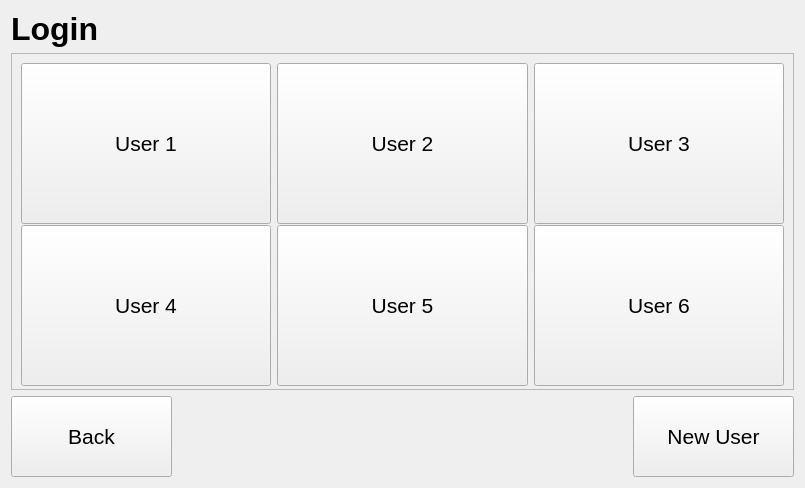
<?xml version="1.0" encoding="UTF-8"?>
<ui version="4.0">
 <class>loginMenu</class>
 <widget class="QWidget" name="loginMenu">
  <property name="geometry">
   <rect>
    <x>0</x>
    <y>0</y>
    <width>805</width>
    <height>488</height>
   </rect>
  </property>
  <property name="windowTitle">
   <string>Form</string>
  </property>
  <layout class="QGridLayout" name="gridLayout">
   <item row="0" column="0">
    <widget class="QLabel" name="lbl_title">
     <property name="font">
      <font>
       <family>Helvetica Neue</family>
       <pointsize>24</pointsize>
       <weight>75</weight>
       <bold>true</bold>
      </font>
     </property>
     <property name="text">
      <string>Login</string>
     </property>
    </widget>
   </item>
   <item row="1" column="0">
    <widget class="QScrollArea" name="scrollArea">
     <property name="minimumSize">
      <size>
       <width>781</width>
       <height>321</height>
      </size>
     </property>
     <property name="widgetResizable">
      <bool>true</bool>
     </property>
     <widget class="QWidget" name="scrollAreaWidgetContents">
      <property name="geometry">
       <rect>
        <x>0</x>
        <y>0</y>
        <width>779</width>
        <height>334</height>
       </rect>
      </property>
      <property name="minimumSize">
       <size>
        <width>779</width>
        <height>319</height>
       </size>
      </property>
      <layout class="QGridLayout" name="gridLayout_3">
       <item row="1" column="1">
        <widget class="QPushButton" name="btn_user5">
         <property name="minimumSize">
          <size>
           <width>250</width>
           <height>161</height>
          </size>
         </property>
         <property name="font">
          <font>
           <family>Helvetica Neue</family>
           <pointsize>16</pointsize>
          </font>
         </property>
         <property name="text">
          <string>User 5</string>
         </property>
        </widget>
       </item>
       <item row="1" column="2">
        <widget class="QPushButton" name="btn_user6">
         <property name="minimumSize">
          <size>
           <width>250</width>
           <height>161</height>
          </size>
         </property>
         <property name="font">
          <font>
           <family>Helvetica Neue</family>
           <pointsize>16</pointsize>
          </font>
         </property>
         <property name="text">
          <string>User 6</string>
         </property>
        </widget>
       </item>
       <item row="0" column="0">
        <widget class="QPushButton" name="btn_user1">
         <property name="minimumSize">
          <size>
           <width>250</width>
           <height>161</height>
          </size>
         </property>
         <property name="font">
          <font>
           <family>Helvetica Neue</family>
           <pointsize>16</pointsize>
          </font>
         </property>
         <property name="text">
          <string>User 1</string>
         </property>
        </widget>
       </item>
       <item row="0" column="1">
        <widget class="QPushButton" name="btn_user2">
         <property name="minimumSize">
          <size>
           <width>250</width>
           <height>161</height>
          </size>
         </property>
         <property name="font">
          <font>
           <family>Helvetica Neue</family>
           <pointsize>16</pointsize>
          </font>
         </property>
         <property name="text">
          <string>User 2</string>
         </property>
        </widget>
       </item>
       <item row="0" column="2">
        <widget class="QPushButton" name="btn_user3">
         <property name="minimumSize">
          <size>
           <width>250</width>
           <height>161</height>
          </size>
         </property>
         <property name="font">
          <font>
           <family>Helvetica Neue</family>
           <pointsize>16</pointsize>
          </font>
         </property>
         <property name="text">
          <string>User 3</string>
         </property>
        </widget>
       </item>
       <item row="1" column="0">
        <widget class="QPushButton" name="btn_user4">
         <property name="minimumSize">
          <size>
           <width>250</width>
           <height>161</height>
          </size>
         </property>
         <property name="font">
          <font>
           <family>Helvetica Neue</family>
           <pointsize>16</pointsize>
          </font>
         </property>
         <property name="text">
          <string>User 4</string>
         </property>
        </widget>
       </item>
      </layout>
     </widget>
    </widget>
   </item>
   <item row="2" column="0">
    <layout class="QHBoxLayout" name="horizontalLayout">
     <item>
      <widget class="QPushButton" name="btn_back">
       <property name="minimumSize">
        <size>
         <width>161</width>
         <height>81</height>
        </size>
       </property>
       <property name="font">
        <font>
         <family>Helvetica Neue</family>
         <pointsize>16</pointsize>
        </font>
       </property>
       <property name="text">
        <string>Back</string>
       </property>
      </widget>
     </item>
     <item>
      <spacer name="horizontalSpacer">
       <property name="minimumSize">
        <size>
         <width>269</width>
         <height>20</height>
        </size>
       </property>
       <property name="orientation">
        <enum>Qt::Horizontal</enum>
       </property>
       <property name="sizeHint" stdset="0">
        <size>
         <width>266</width>
         <height>17</height>
        </size>
       </property>
      </spacer>
     </item>
     <item>
      <widget class="QPushButton" name="btn_newLogin">
       <property name="minimumSize">
        <size>
         <width>161</width>
         <height>81</height>
        </size>
       </property>
       <property name="font">
        <font>
         <family>Helvetica Neue</family>
         <pointsize>16</pointsize>
        </font>
       </property>
       <property name="text">
        <string>New User</string>
       </property>
      </widget>
     </item>
    </layout>
   </item>
  </layout>
  <zorder>btn_back</zorder>
  <zorder>btn_newLogin</zorder>
  <zorder>lbl_title</zorder>
  <zorder>btn_newLogin</zorder>
 </widget>
 <resources/>
 <connections/>
</ui>
